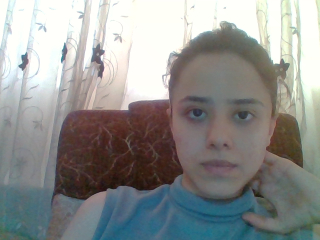
#> input picture FlaskWebProject2/face.jpg, 320 x 240 px; its folder holds only this picture in this run
$ python -i views.py   (imports and definitions only)
#> lines starting #> are read from the running program, lines starting #| are printed output that depends on the picture; after the words box and inside, x2 and y2 are one past the last pixel; in counts of white or black regions, pixels touching at a corner belong together
#> in FaceRecognizing, frame is the input picture: shape (240, 320, 3); mean B, G, R 143.9, 145.6, 144.1
"""
Routes and views for the flask application.
"""

from cgitb import reset
from datetime import datetime
from email.charset import BASE64
from logging import exception
import re
from flask import render_template
from FlaskWebProject2 import app

from flask import request, jsonify

import json

import base64

import PatternGenerator

# [16 lines that did not run here, left out]

def Face_Detect(img):
    classifier = cv2.CascadeClassifier("haarcascade_frontalface_default.xml")
    gray = cv2.cvtColor(img, cv2.COLOR_BGR2GRAY)
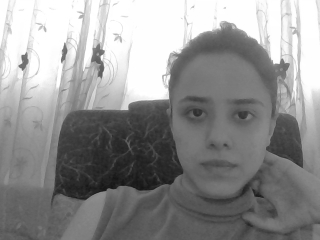
#> gray: shape (240, 320); min 20, max 255, mean 145
    faces = classifier.detectMultiScale(gray, 1.3,5)
#> faces = [[159, 70, 119, 119]]

    if len(faces) == 0:
        return img, []

    for (x,y,w,h) in faces:
        cv2.rectangle(img ,(x,y),(x+w, y+h),(0,255,0),2)
        croppedimage = img[y:y+h , x:x+w]
        croppedimage = cv2.resize(croppedimage, (200,200))
#> this loop made 1 pass
#> pass 1, in Face_Detect, `croppedimage = img[y:y+h , x:x+w]`:
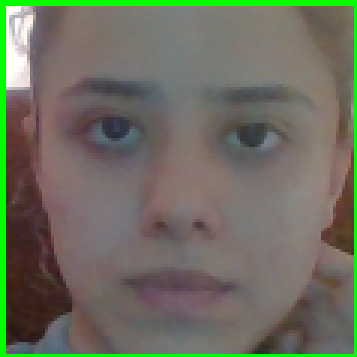
#> croppedimage: shape (119, 119, 3) (shown 3 times larger); mean B, G, R 95, 110.5, 108.3
#> pass 1, in Face_Detect, `croppedimage = cv2.resize(croppedimage, (200,200))`:
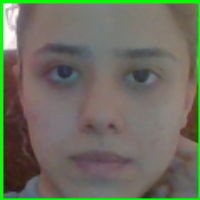
#> croppedimage: shape (200, 200, 3); mean B, G, R 94.8, 110.4, 108.2
#> after the loop:
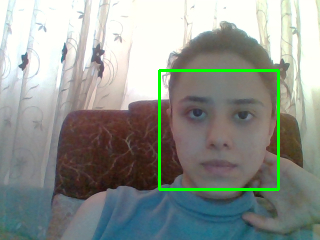
#> img: shape (240, 320, 3); 1.85% of pixels changed, all inside (x1, y1, x2, y2) = (158, 69, 280, 191)
    return img, croppedimage, (x,y)


def FaceRecognizing(imagefilename):
    frame = cv2.imread(imagefilename)
    image, frame , (x,y) = Face_Detect(frame)
#> x = 159; y = 70
    face = cv2.cvtColor(frame, cv2.COLOR_BGR2GRAY)
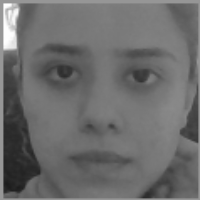
#> face: shape (200, 200); min 28, max 255, mean 108

    model = cv2.face.LBPHFaceRecognizer_create()

#> (the run stopped early here; a loop or call above may not have finished)
